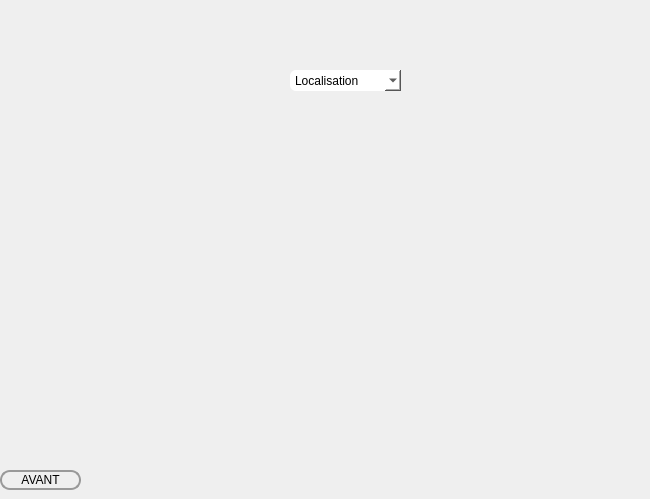
         <widget class="QWidget" name="page_9">
          <widget class="QPushButton" name="avant_4">
           <property name="geometry">
            <rect>
             <x>0</x>
             <y>470</y>
             <width>81</width>
             <height>20</height>
            </rect>
           </property>
           <property name="styleSheet">
            <string notr="true">QPushButton{
border-style:solid;
border-width: 2px;
border-color: #999999;
border-radius: 10px;
/*background-color:rgb(58, 122, 62);*/

background-color: qlineargradient(x1: 0, y1: 0, x2: 0, y2: 1,
stop: 0 #CCCCCC, stop: 1 #AAAAAA);
}
QPushButton:hover{
background-color:#0077b6;

color:rgb(255,255,255);
 
}
QPushButton:pressed{
background-color:#0077b6;}</string>
           </property>
           <property name="text">
            <string>AVANT</string>
           </property>
           <property name="icon">
            <iconset resource="res.qrc">
             <normaloff>:/prefix/new/res/left.png</normaloff>:/prefix/new/res/left.png</iconset>
           </property>
          </widget>
          <widget class="QComboBox" name="tri_local">
           <property name="geometry">
            <rect>
             <x>290</x>
             <y>70</y>
             <width>111</width>
             <height>21</height>
            </rect>
           </property>
           <property name="styleSheet">
            <string notr="true">background-color:white;
border-radius:6px;</string>
           </property>
           <item>
            <property name="text">
             <string>Localisation</string>
            </property>
           </item>
           <item>
            <property name="text">
             <string>nabeul</string>
            </property>
           </item>
           <item>
            <property name="text">
             <string>ariana</string>
            </property>
           </item>
           <item>
            <property name="text">
             <string>grombalia</string>
            </property>
           </item>
           <item>
            <property name="text">
             <string>tozeur</string>
            </property>
           </item>
           <item>
            <property name="text">
             <string>kasserine</string>
            </property>
           </item>
           <item>
            <property name="text">
             <string>sousse</string>
            </property>
           </item>
           <item>
            <property name="text">
             <string>sfax</string>
            </property>
           </item>
          </widget>
          <widget class="QLabel" name="label_pic">
           <property name="geometry">
            <rect>
             <x>90</x>
             <y>170</y>
             <width>551</width>
             <height>231</height>
            </rect>
           </property>
           <property name="text">
            <string/>
           </property>
          </widget>
         </widget>
